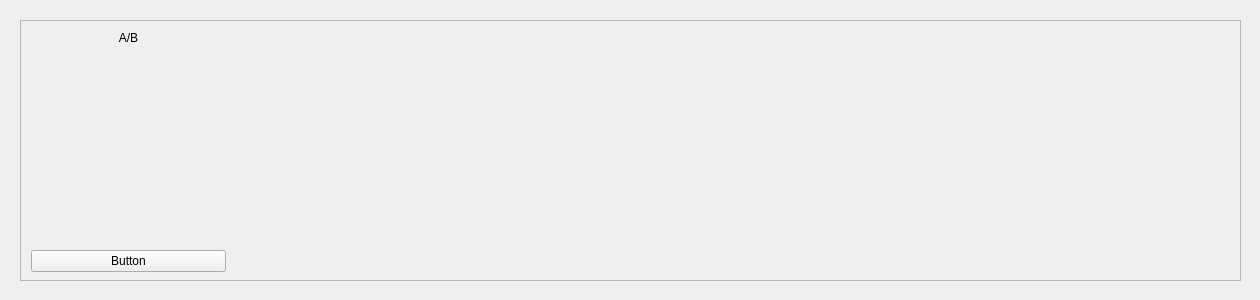
<?xml version="1.0" encoding="UTF-8"?>
<ui version="4.0">
 <class>AB_widget</class>
 <widget class="QWidget" name="AB_widget">
  <property name="geometry">
   <rect>
    <x>0</x>
    <y>0</y>
    <width>1260</width>
    <height>300</height>
   </rect>
  </property>
  <property name="windowTitle">
   <string>Form</string>
  </property>
  <widget class="QWidget" name="widget_6" native="true">
   <property name="geometry">
    <rect>
     <x>10</x>
     <y>10</y>
     <width>1241</width>
     <height>281</height>
    </rect>
   </property>
   <widget class="QFrame" name="frame">
    <property name="geometry">
     <rect>
      <x>10</x>
      <y>10</y>
      <width>1221</width>
      <height>261</height>
     </rect>
    </property>
    <property name="frameShape">
     <enum>QFrame::StyledPanel</enum>
    </property>
    <property name="frameShadow">
     <enum>QFrame::Raised</enum>
    </property>
    <widget class="QWidget" name="layoutWidget">
     <property name="geometry">
      <rect>
       <x>11</x>
       <y>11</y>
       <width>1201</width>
       <height>241</height>
      </rect>
     </property>
     <layout class="QHBoxLayout" name="horizontalLayout">
      <item>
       <layout class="QVBoxLayout" name="verticalLayout">
        <item>
         <widget class="QLabel" name="label_2">
          <property name="text">
           <string>A/B</string>
          </property>
          <property name="alignment">
           <set>Qt::AlignCenter</set>
          </property>
         </widget>
        </item>
        <item>
         <spacer name="verticalSpacer">
          <property name="orientation">
           <enum>Qt::Vertical</enum>
          </property>
          <property name="sizeHint" stdset="0">
           <size>
            <width>20</width>
            <height>40</height>
           </size>
          </property>
         </spacer>
        </item>
        <item>
         <widget class="QPushButton" name="pushButton_2">
          <property name="text">
           <string>Button</string>
          </property>
         </widget>
        </item>
       </layout>
      </item>
      <item>
       <widget class="channel_widget" name="widget" native="true"/>
      </item>
      <item>
       <widget class="channel_widget" name="widget_2" native="true"/>
      </item>
      <item>
       <widget class="channel_widget" name="widget_3" native="true"/>
      </item>
      <item>
       <widget class="channel_widget" name="widget_4" native="true"/>
      </item>
      <item>
       <widget class="channel_widget" name="widget_5" native="true"/>
      </item>
     </layout>
    </widget>
   </widget>
  </widget>
 </widget>
 <customwidgets>
  <customwidget>
   <class>channel_widget</class>
   <extends>QWidget</extends>
   <header>.channel_widget</header>
   <container>1</container>
  </customwidget>
 </customwidgets>
 <resources/>
 <connections/>
</ui>
